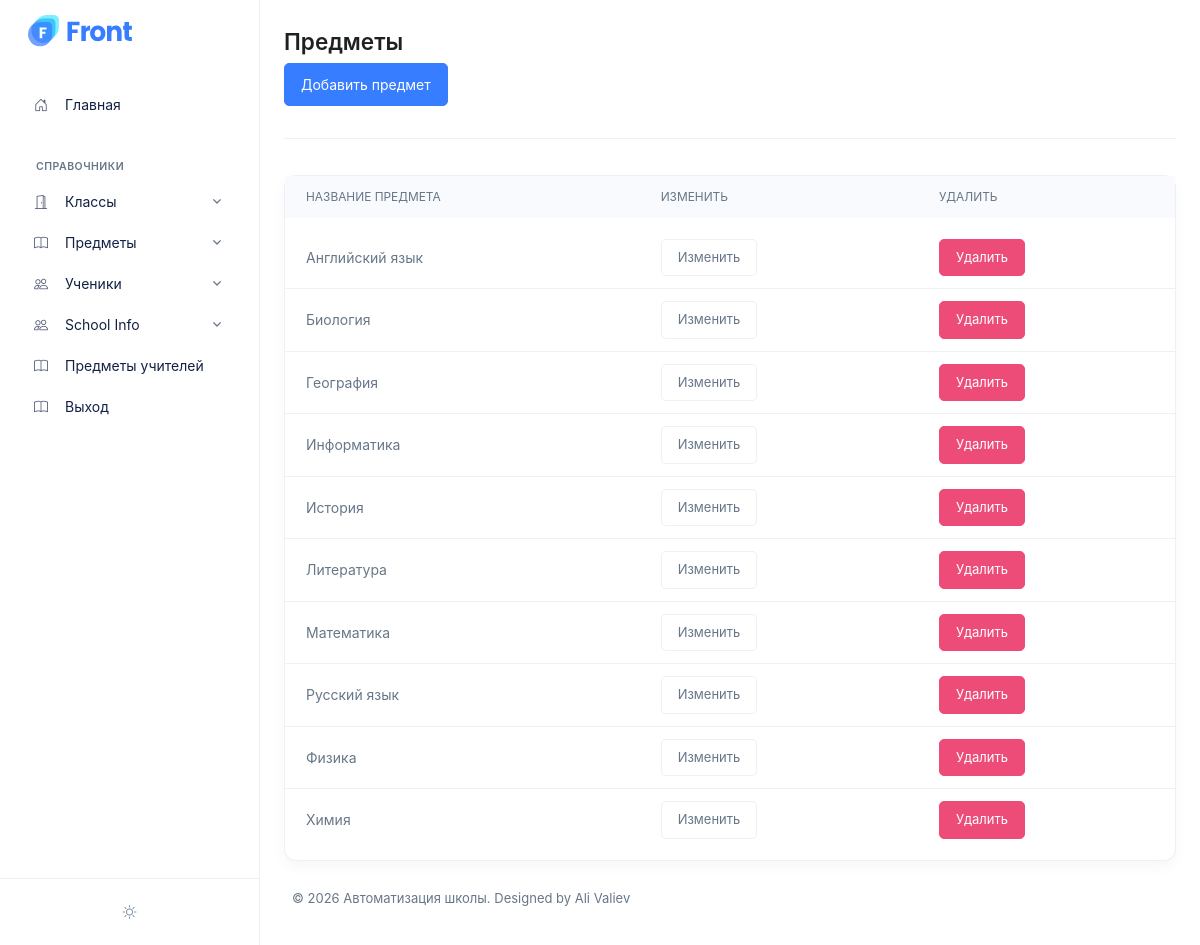
The page /admin/index.php?page=subjects (signed in) on the database its author committed.
### tables this page shows
CREATE TABLE `subjects` (
  `id` int(11) NOT NULL AUTO_INCREMENT,
  `title` varchar(100) NOT NULL,
  PRIMARY KEY (`id`)
);

### admin/subjects/index.php (the view)
<?php
$query = "SELECT * FROM subjects ORDER BY title";
$result = mysqli_query($conn, $query);
?>
<div class="page-header">
  <h1 class="page-header-title">Предметы</h1>
  <a class="btn btn-primary" href="?page=addSubject">Добавить предмет</a>
</div>
<div class="card">
  <table class="table table-align-middle card-table">
    <thead class="thead-light">
      <tr>
        <th>Название предмета</th>
        <th>Изменить</th>
        <th>Удалить</th>
      </tr>
    </thead>
    <tbody>
      <?php
      while ($row = mysqli_fetch_assoc($result)) {
      ?>
        <tr>
          <td><?php echo $row['title']; ?></td>
          <td><a class="btn btn-white btn-sm" href="?page=editSubject&id=<?php echo $row['id']; ?>">Изменить</a></td>
          <td><a class="btn btn-danger btn-sm" href="subjects/delete.php?id=<?php echo $row['id']; ?>">Удалить</a></td>
        </tr>
      <?php
      }
      ?>
    </tbody>
  </table>
</div>

### admin/partials/head.php (shortened to what this page needs)
<!DOCTYPE html>
<html lang="ru">
<head>
  <link rel="stylesheet" href="../assets/admin/css/vendor.min.css">
  <link rel="stylesheet" href="../assets/admin/css/theme.min.css?v=1.0">
</head>

### admin/index.php (shortened to what this page needs)
<?php
require_once 'partials/head.php';
?>
<body class="has-navbar-vertical-aside navbar-vertical-aside-show-xl footer-offset">
  <?php require_once 'partials/navbar.php'; ?>
  <main id="content" role="main" class="main">
    <div class="content container-fluid">
      <?php require_once 'partials/content.php'; ?>
    </div>
    <?php require_once 'partials/footer.php'; ?>
  </main>
</body>
</html>

### admin/partials/navbar.php (shortened to what this page needs)
<aside class="js-navbar-vertical-aside navbar navbar-vertical-aside navbar-vertical navbar-vertical-fixed navbar-expand-xl navbar-bordered bg-white">
  <div class="navbar-vertical-container">
    <div class="navbar-vertical-footer-offset">
      <a class="navbar-brand" href="index.php" aria-label="Главная">
        <img class="navbar-brand-logo" src="../assets/admin/svg/logos/logo.svg" alt="Logo" data-hs-theme-appearance="default">
      </a>
      <div class="navbar-vertical-content">
        <div id="navbarVerticalMenu" class="nav nav-pills nav-vertical card-navbar-nav">
          <div class="nav-item">
            <a class="nav-link" href="index.php">
              <i class="bi-house-door nav-icon"></i>
              <span class="nav-link-title">Главная</span>
            </a>
          </div>
          <span class="dropdown-header mt-4">Справочники</span>
          <div id="navbarVerticalMenuPages">
            <div class="nav-item">
              <a class="nav-link dropdown-toggle"
                 href="#menuClasses" role="button" data-bs-toggle="collapse" data-bs-target="#menuClasses"
                 aria-expanded="false" aria-controls="menuClasses">
                <i class="bi-door-open nav-icon"></i>
                <span class="nav-link-title">Классы</span>
              </a>
            </div>
            <div class="nav-item">
              <a class="nav-link dropdown-toggle"
                 href="#menuSubjects" role="button" data-bs-toggle="collapse" data-bs-target="#menuSubjects"
                 aria-expanded="false" aria-controls="menuSubjects">
                <i class="bi-book nav-icon"></i>
                <span class="nav-link-title">Предметы</span>
              </a>
            </div>
            <div class="nav-item">
              <a class="nav-link dropdown-toggle"
                 href="#menuStudents" role="button" data-bs-toggle="collapse" data-bs-target="#menuStudents"
                 aria-expanded="false" aria-controls="menuStudents">
                <i class="bi-people nav-icon"></i>
                <span class="nav-link-title">Ученики</span>
              </a>
            </div>
             <div class="nav-item">
              <a class="nav-link dropdown-toggle"
                 href="#schoolInfo" role="button" data-bs-toggle="collapse" data-bs-target="#schoolInfo"
                 aria-expanded="false" aria-controls="schoolInfo">
                <i class="bi-people nav-icon"></i>
                <span class="nav-link-title">School Info</span>
              </a>
              <div class="nav-item">
              <a class="nav-link"
                 href="?page=teacher_subjects" role="button" data-bs-toggle="" data-bs-target="#"
                 aria-expanded="false" aria-controls="">
                <i class="bi-book nav-icon"></i>
                <span class="nav-link-title">Предметы учителей</span>
              </a>
            </div>
            <div class="nav-item">
              <a class="nav-link"
                 href="../auth/logout.php" role="button" data-bs-toggle="" data-bs-target="#"
                 aria-expanded="false" aria-controls="">
                <i class="bi-book nav-icon"></i>
                <span class="nav-link-title">Выход</span>
              </a>
            </div>
            </div>
          </div>
        </div>
      </div>
      <div class="navbar-vertical-footer">
        <ul class="navbar-vertical-footer-list">
          <li class="navbar-vertical-footer-list-item">
            <div class="dropdown dropup">
              <button type="button" class="btn btn-ghost-secondary btn-icon rounded-circle" id="selectThemeDropdown" data-bs-toggle="dropdown" aria-expanded="false"></button>
            </div>
          </li>
        </ul>
      </div>
    </div>
  </div>
</aside>

### admin/partials/content.php (shortened to what this page needs)
<?php
if (isset($_GET['page']) && isset($_SESSION["id"]) && $_SESSION["role"]=="admin") {
    $page = $_GET['page'];
    if ($page == "classes") {
        require_once "classes/index.php";
    } elseif ($page == "addClass") {
        require_once "classes/add.php";
    } elseif ($page == "editClass") {
        require_once "classes/edit.php";
    }
    elseif ($page == "subjects") {
        require_once "subjects/index.php";
    } elseif ($page == "addSubject") {
        require_once "subjects/add.php";
    } elseif ($page == "editSubject") {
        require_once "subjects/edit.php";
    }
    elseif ($page == "students") {
        require_once "students/index.php";
    } elseif ($page == "addStudent") {
        require_once "students/add.php";
    } elseif ($page == "editStudent") {
        require_once "students/edit.php";
    }
} else {
    echo "eror";
}

### admin/partials/footer.php (shortened to what this page needs)
<div class="footer">
  <div class="row justify-content-between align-items-center">
    <div class="col">
      <p class="fs-6 mb-0">&copy; <?php echo date('Y'); ?> Автоматизация школы. Designed by Ali Valiev</p>
    </div>
  </div>
</div>

### admin/partials/head.php (style rules this page uses)
* { transition: unset !important; }
body { opacity: 0; }

### rows shown on the page
subjects: title "Английский язык"
subjects: title "Биология"
subjects: title "География"
subjects: title "Информатика"
subjects: title "История"
subjects: title "Литература"
subjects: title "Математика"
subjects: title "Русский язык"
subjects: title "Физика"
subjects: title "Химия"
